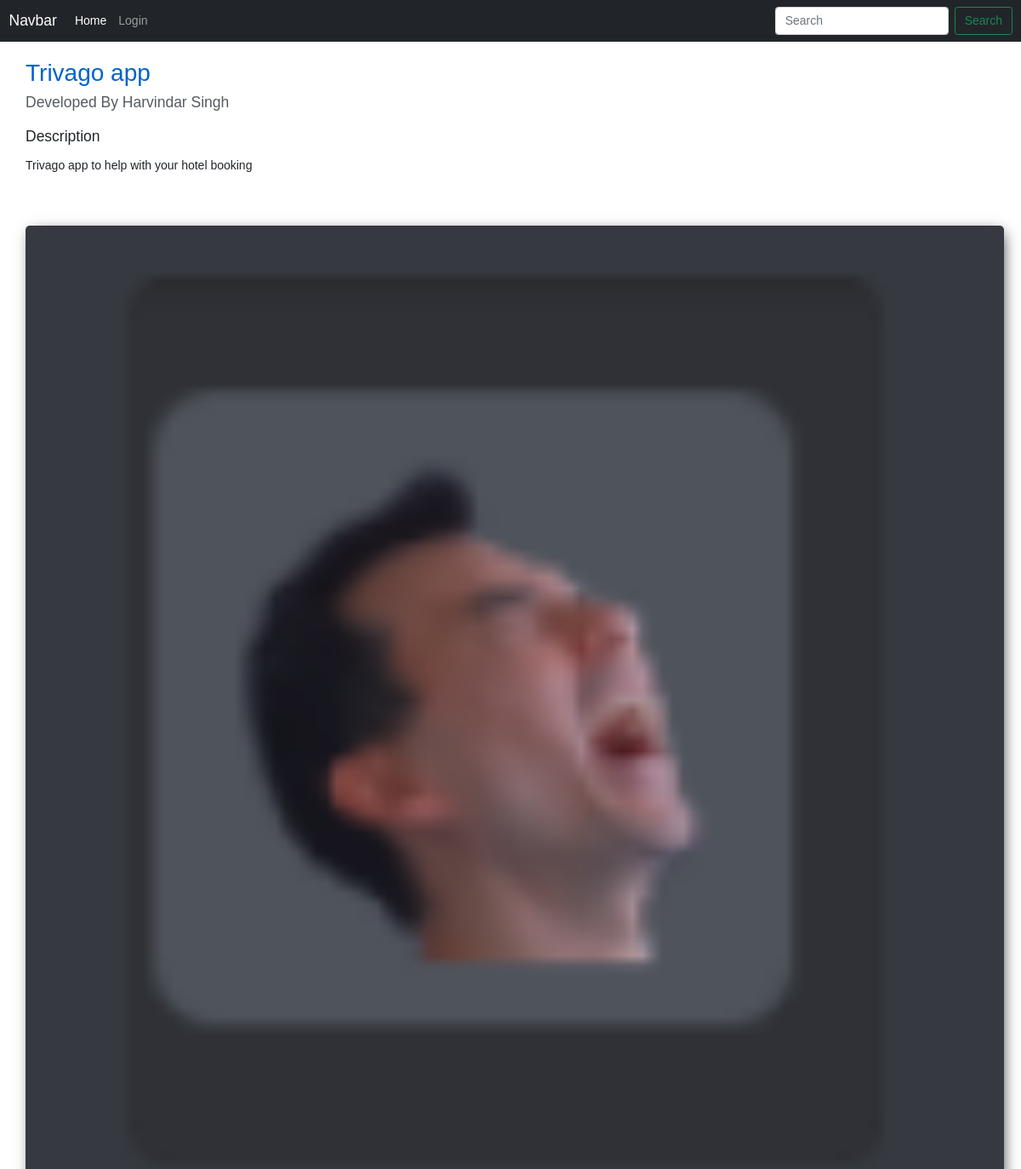
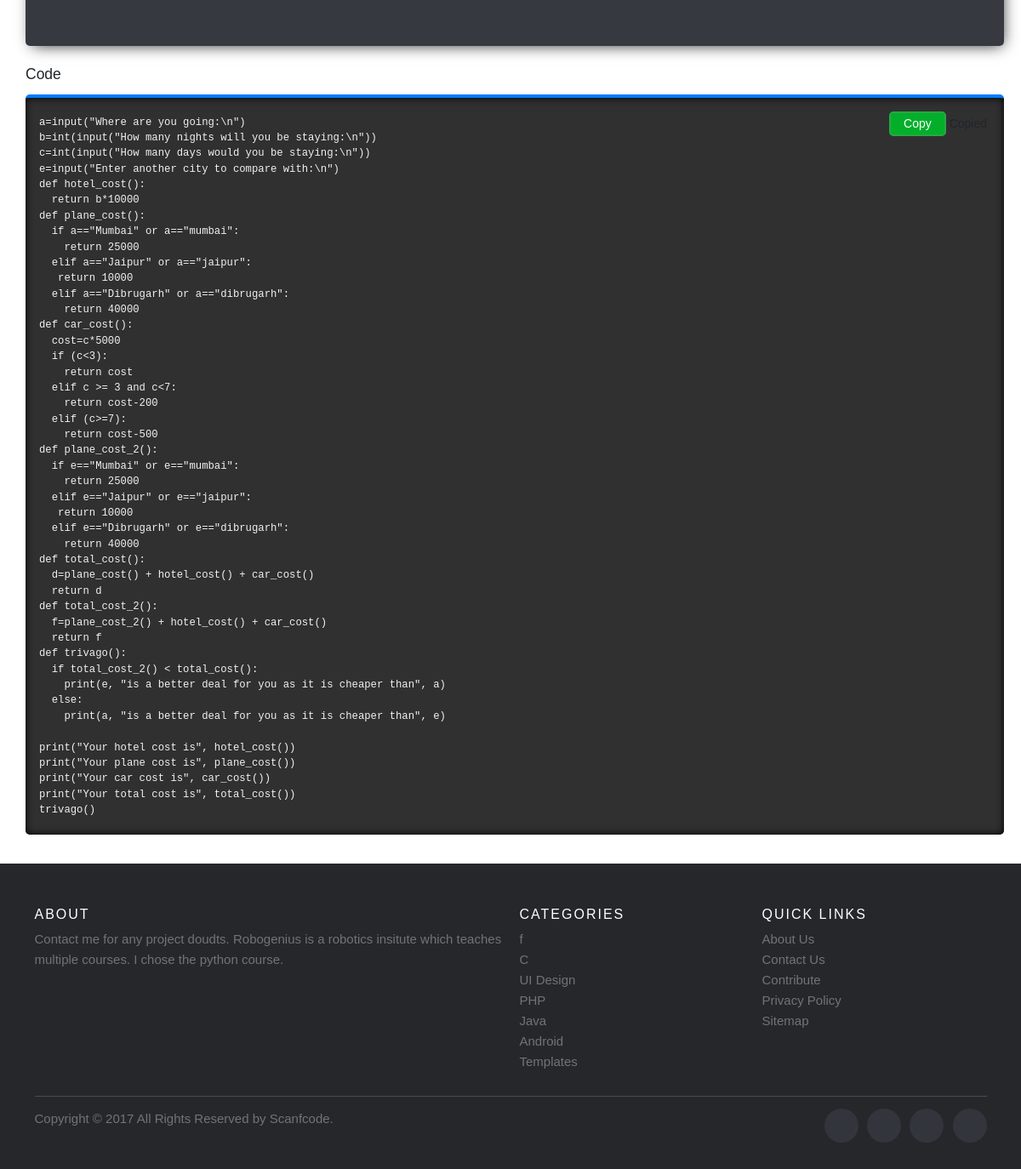
/Viewhomeproject/15/, run on the app's committed database (2 pictures, top to bottom).
### phapp/models.py (models this page shows)
class Project(models.Model):
    email = models.EmailField(max_length=254)
    image = models.ImageField(upload_to='pics')
    name = models.CharField(max_length=50)
    developer_name = models.CharField(max_length=50)
    description = models.TextField()
    code = models.TextField()

### phapp/views.py (the view)
# urls.py: path('Viewhomeproject/<int:pk>/', views.viewhomeproject, name='Viewhomeproject'),
def viewhomeproject(request, pk):
    project=Project.objects.filter(id=pk)[0]
    return render(request, 'Viewhomeproject.html', {'project': project})

### templates/Viewhomeproject.html (shortened to what this page needs)
{% extends 'index.html' %}
{% block css %}
<div class="das-view-projet-containner">
    	<div class="das-view-inner-containner">
	    	<div class="author-info">
	    		<h2>{{project.name}}</h2>
	    		<h5>Developed By {{project.developer_name}}</h5>
	    	</div>
	    	<div class="description">
	    		<h5>Description</h5>
	    		<p>{{project.description}}</p>
	    	</div>
			<img src="{{project.image.url}}">
	    	<div class="code-section">
	    		<h5>Code</h5>
	    		<div class="copybutton">
		    		<div class="popup" onclick="showmessage()">
		    		  <button onclick="copyTextToClipboard()">Copy</button>
					  <span class="popuptext" id="popMessage">Copied</span>
					</div>
	    		</div>
	    		<pre id="projectCode">{{project.code}}</pre>
	    	</div>
    	</div>
    </div>
{% endblock %}

### static/style.css (style rules this page uses)
*,:after,:before { box-sizing:border-box }
:root { --color-dark1: #161616; --color-dark2: #262626; --color-dark3: #393939; --color-white: rgba(255,255,255); --color-white1: rgba(255,255,255,.75); }
html, body { margin: 0; padding: 0; box-sizing: border-box; font-family: 'IBM Plex Sans', Arial, sans-serif; font-size: 14px; }
.das-view-projet-containner { width: 100%; height: 100%; background-color: #fff; }
.das-view-inner-containner { padding: 20px; padding-left: 30px; }
.das-view-inner-containner img { margin-bottom: 23px; margin-top: 15px; border-radius: 5px; width: 100%; box-shadow: 3px 4px 17px -5px #1d2124; }
.das-view-projet-containner .author-info h2 { color: #0062cc; }
.das-view-projet-containner .author-info h5 { color: #545b62; }
.das-view-projet-containner .code-section pre { background: #303030; width: 100%; color: #f1f1f1; padding: 20px 16px; border-radius: 5px; border-top: 4px solid #007bff; -moz-box-shadow: inset 0 0 10px #000; box-shadow: inset 0 0 10px #000; }
.das-view-projet-containner .code-section button { background-color: #03af2a; color: white; border-radius: 5px; font-size: 14px; border: 2px solid #28a745; padding: 2px 15px; }
.copybutton { float: right; padding: 20px; margin-bottom: -70px; margin-top: 0px; }
.das-view-projet-containner .description { margin-top: 19px; margin-bottom: 45px; }
.das-view-projet-containner h5 { margin-bottom: 13px; }

### data on the page
Project: name "Trivago app", developer_name "Harvindar Singh", description "Trivago app to help with your hotel booking", image (picture), code "a=input(\"Where are you going:\\n\") b=int(input(\"How many nights will you be staying:\\n\")) c=int(input(\"How many days would you be staying:\\n\")) e=input(\"Enter another city to compare with:\\n\") def hotel_cost(): return b*10000 def plane_cost(): if a==\"Mumbai\" or a==\"mumbai\": return 25000 elif a==\"Jaipur\" or a==\"jaipur\": return 10000 elif a==\"Dibrugarh\" or a==\"dibrugarh\": return 40000 def car_cost(): cost=c*5000 if (c<3): return cost elif c >= 3 and c<7: return cost-200 elif (c>=7): return cost-500 def plane_cost_2(): if e==\"Mumbai\" or e==\"mumbai\": return 25000 elif e==\"Jaipur\" or e==\"jaipur\": return 10000 elif e==\"Dibrugarh\" or e==\"dibrugarh\": return 40000 def total_cost(): d=plane_cost() +…"
